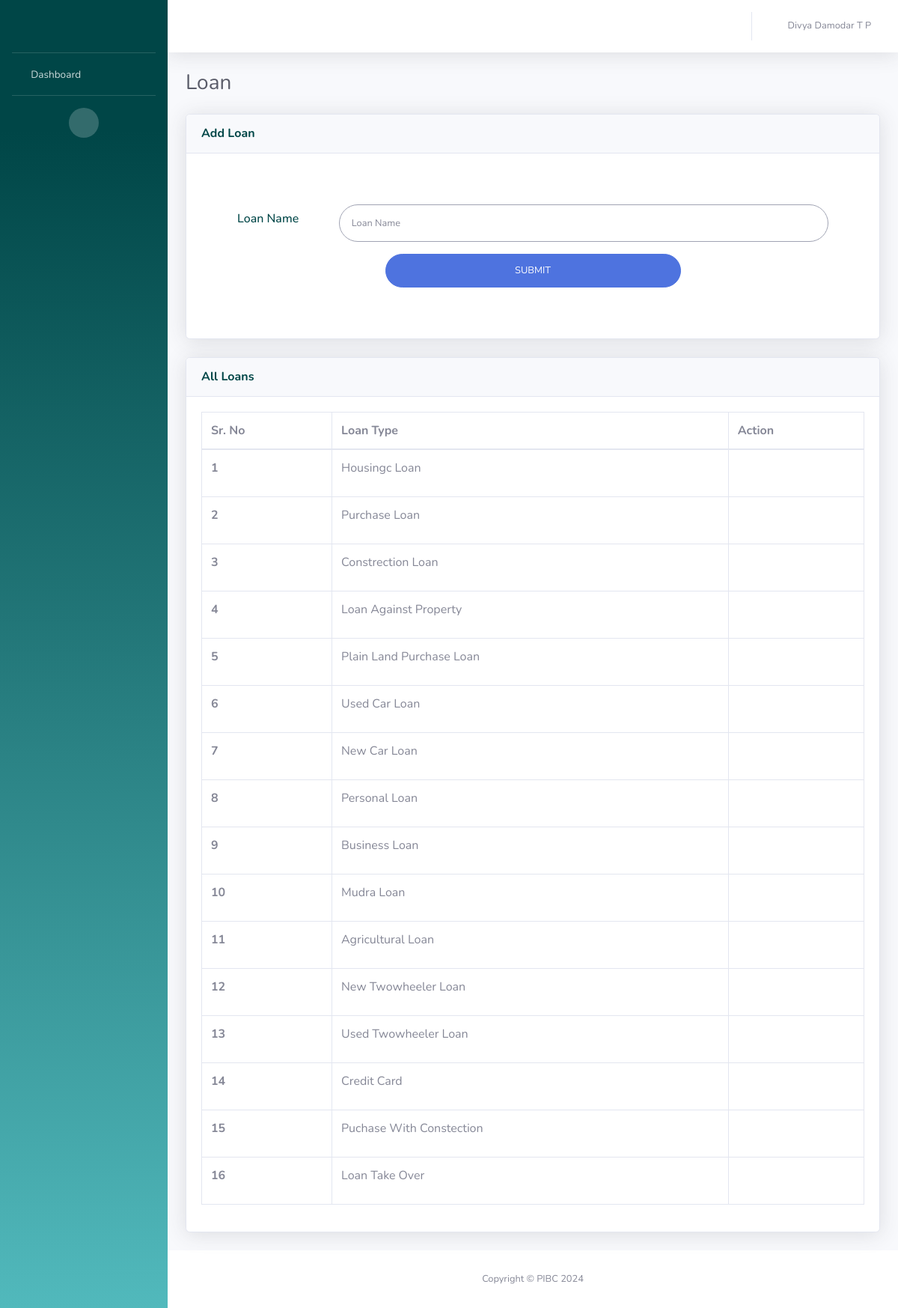
/add-loan (signed in), run on the app's committed database.
### UserApp/models.py (models this page shows, shortened)
class LoanModel(models.Model):
    loan_id = models.AutoField(primary_key=True)
    loan_name = models.CharField(max_length=100)

### UserApp/views.py (the view)
# urls.py: path('add-loan', views.addloan, name='addloan'),
def addloan(request):
    user = request.session.get('user', None)
    if user is None:
        return redirect('/login')
    else:
        admin = AdminModel.objects.get(admin_id=user)
        if admin.admin_last_name:
            admin_name = f"{admin.admin_first_name} {admin.admin_last_name}"
        else:
            admin_name = f"{admin.admin_first_name}"
        all_loans = LoanModel.objects.all()
        if request.method == 'POST':
            form = LoanForm(request.POST)
            if form.is_valid():
                form.save()
                return redirect('/')  # Redirect to login page after successful registration
        else:
            form = LoanForm()
        return render(request, 'add-loan.html', {'username':admin_name,'admin':admin,'form': form, 'allloans': all_loans})

### UserApp/forms.py
class LoanForm(forms.ModelForm):
    class Meta:
        model =LoanModel
        fields = ['loan_name']
        widgets = {
            'loan_name': forms.TextInput(attrs={'class': 'form-control form-control-user', 'placeholder': 'Loan Name'})
        }

### templates/add-loan.html (shortened to what this page needs)
<!DOCTYPE html>
<html lang="en">
<head>
    {% load static %}
    <link href="{% static 'vendor/fontawesome-free/css/all.min.css' %}" rel="stylesheet" type="text/css">
    <link href="{% static 'css/sb-admin-2.min.css' %}" rel="stylesheet">
</head>
<body id="page-top">
    <div id="wrapper">
        <ul class="navbar-nav bg-gradient-primary sidebar sidebar-dark accordion" id="accordionSidebar">
            <a class="sidebar-brand d-flex align-items-center justify-content-center" href="{% url 'home' %}">
                <div class="logo" style="background-image: url({% static 'img/pibc.png' %});"></div>
            </a>
            <hr class="sidebar-divider my-0">
            <li class="nav-item">
                <a class="nav-link" href="{% url 'home' %}">
                    <i class="fas fa-fw fa-tachometer-alt"></i>
                    <span>Dashboard</span></a>
            </li>
            <hr class="sidebar-divider d-none d-md-block">
            <div class="text-center d-none d-md-inline">
                <button class="rounded-circle border-0" id="sidebarToggle"></button>
            </div>
        </ul>
        <div id="content-wrapper" class="d-flex flex-column">
            <div id="content">
                <nav class="navbar navbar-expand navbar-light bg-white topbar mb-4 static-top shadow">
                    <ul class="navbar-nav ml-auto">
                        <li class="nav-item dropdown no-arrow">
                            <a class="nav-link dropdown-toggle" href="#" id="userDropdown" role="button"
                                data-toggle="dropdown" aria-haspopup="true" aria-expanded="false">
                                <i class="fas fa-fw fa-user"></i>
                                <span class="mr-2 d-none d-lg-inline text-gray-600 small">{{username}}</span>
                            </a>
                        </li>
                    </ul>
                </nav>
                <div class="container-fluid">
                    <div class="d-sm-flex align-items-center justify-content-between mb-4">
                        <h1 class="h3 mb-0 text-gray-800">Loan</h1>
                    </div>
                    <div class="row">
                        <div class="col-xl-12 col-lg-7">
                            <div class="card shadow mb-4">
                                <div
                                    class="card-header py-3 d-flex flex-row align-items-center justify-content-between">
                                    <h6 class="m-0 font-weight-bold text-primary">Add Loan</h6>
                                </div>
                                <div class="card-body">
                                    <form class="p-5 user" method="POST">
                                        <div class="form-group row">
                                            <label for="loan_name" class="col-sm-2 col-form-label">Loan Name</label>
                                            <div class="col-sm-10">
                                                {{form.loan_name}}
                                            </div>
                                        </div>
                                        <input type="submit" class="btn btn-primary btn-user btn-block d-block mx-auto" value="SUBMIT">
                                    </form>
                                </div>
                            </div>
                        </div>
                    </div>
                    <div class="row">
                        <div class="col-xl-12 col-lg-7">
                            <div class="card shadow mb-4">
                                <div
                                    class="card-header py-3 d-flex flex-row align-items-center justify-content-between">
                                    <h6 class="m-0 font-weight-bold text-primary">All Loans</h6>
                                </div>
                                <div class="card-body">
                                    <div class="table-responsive-xxl">
                                        <table class="table table-bordered table-hover all-users">
                                            <thead>
                                                <tr>
                                                  <th scope="col">Sr. No</th>
                                                  <th scope="col">Loan Type</th>
                                                  <th scope="col">Action</th>
                                                </tr>
                                            </thead>
                                            <tbody>
                                            {% for loan in allloans %}
                                                    <tr>
                                                    <th scope="row">{{ forloop.counter }}</th>
                                                    <td>{{loan.loan_name}}</td>
                                                    <td>
                                                        <form action="{% url 'delete_loan' loan.loan_id %}" method="post" style="display:inline;">
                                                            <button type="submit" class="btn"  onclick="return confirm('Are you sure you want to delete this?');">
                                                                <i class="fa fa-trash-alt" style="color:red;"></i>
                                                            </button>
                                                        </form>
                                                    </td>
                                            {% endfor %}
                                            </tbody>
                                        </table>
                                    </div>
                                </div>
                            </div>
                        </div>
                    </div>
                </div>
            </div>
            <footer class="sticky-footer bg-white">
                <div class="container my-auto">
                    <div class="copyright text-center my-auto">
                        <span>Copyright &copy; PIBC 2024</span>
                    </div>
                </div>
            </footer>
        </div>
    </div>
</body>
</html>

### templates/add-loan.html (style rules this page uses)
.logo { height:2.5rem; width:8rem; background-position: center; background-size: cover; background-repeat: no-repeat; }
.btn-block { width: 50%!important; }
.col-form-label { color: #004647; font-weight:500; text-transform:capitalize; }

### data on the page
LoanModel: loan_name "Housingc Loan"
LoanModel: loan_name "Purchase Loan"
LoanModel: loan_name "Constrection Loan"
LoanModel: loan_name "Loan Against Property"
LoanModel: loan_name "Plain Land Purchase Loan"
LoanModel: loan_name "Used Car Loan"
LoanModel: loan_name "New Car Loan"
LoanModel: loan_name "Personal Loan"
LoanModel: loan_name "Business Loan"
LoanModel: loan_name "Mudra Loan"
LoanModel: loan_name "Agricultural Loan"
LoanModel: loan_name "New Twowheeler Loan"
LoanModel: loan_name "Used Twowheeler Loan"
LoanModel: loan_name "Credit Card"
LoanModel: loan_name "Puchase With Constection"
LoanModel: loan_name "Loan Take Over"

### other printed values
{{ username }} "Divya Damodar T P"
